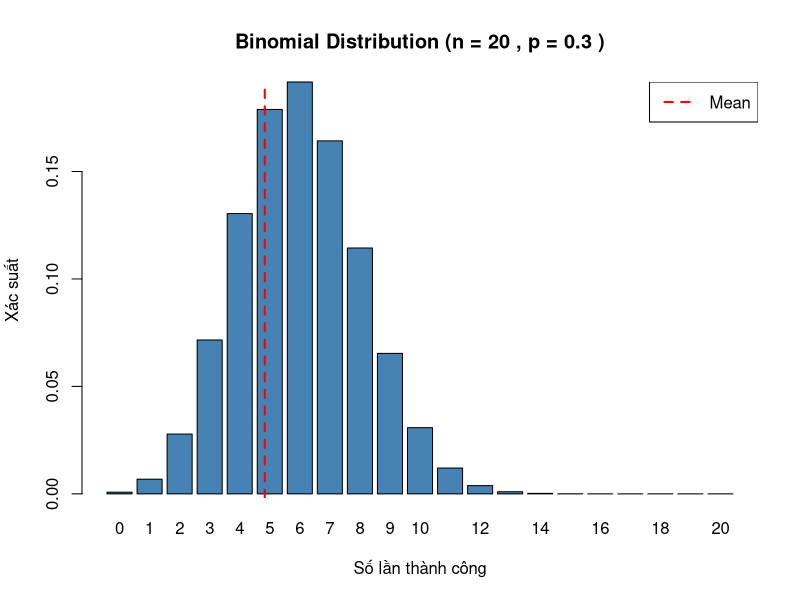
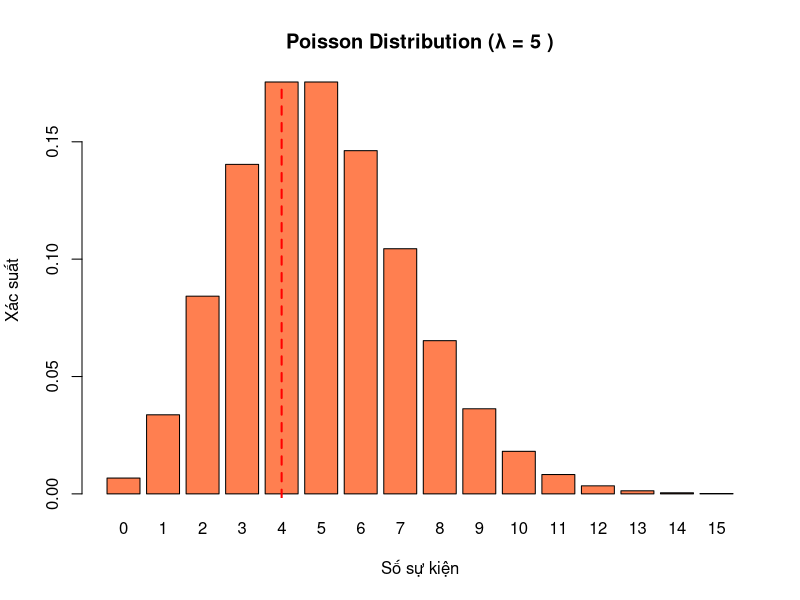
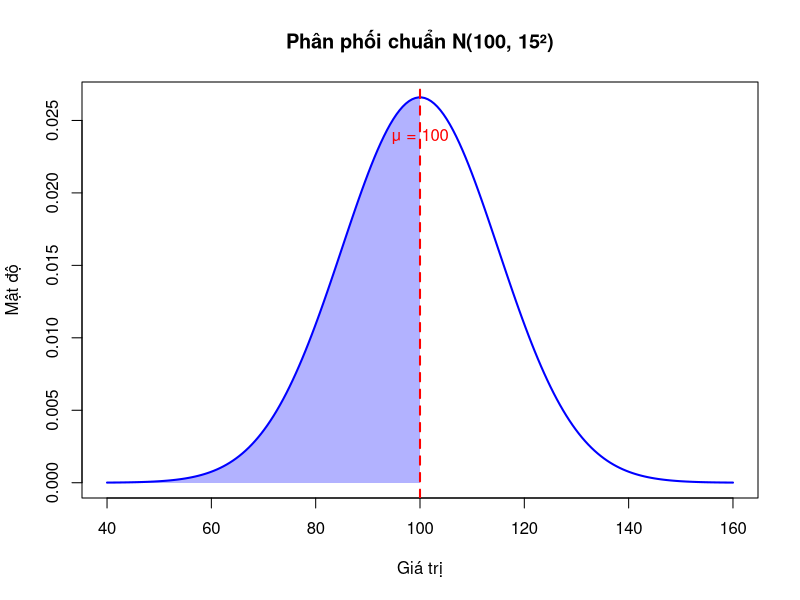
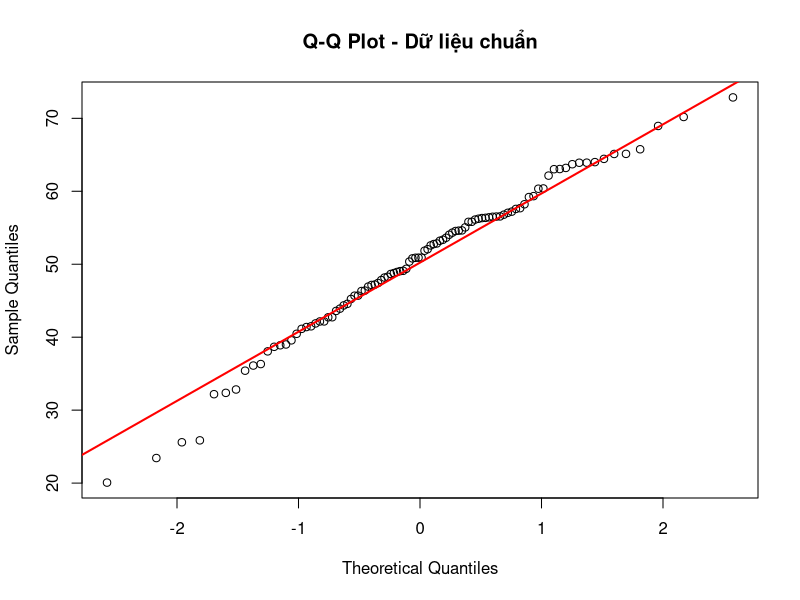
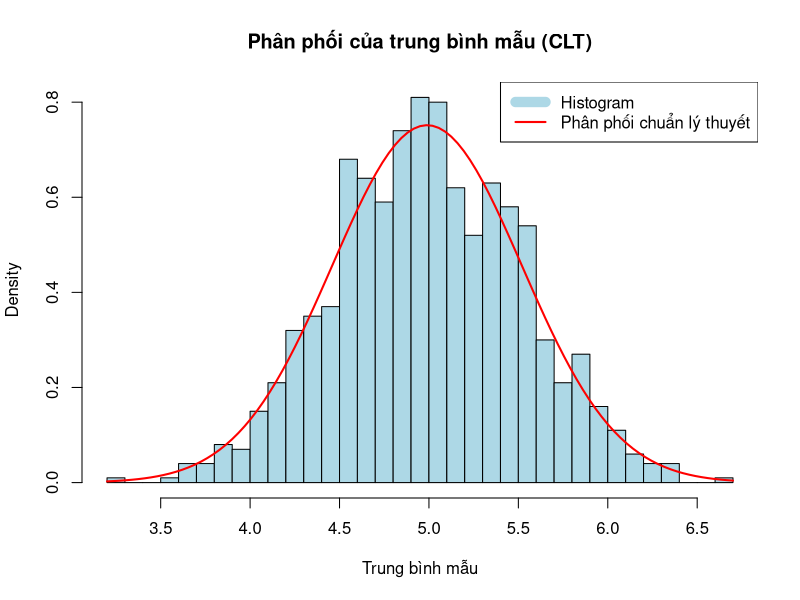
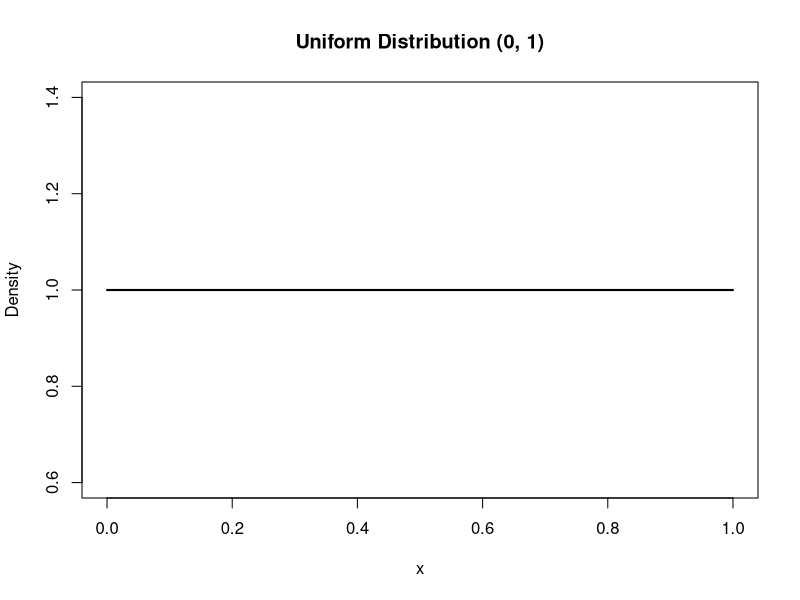
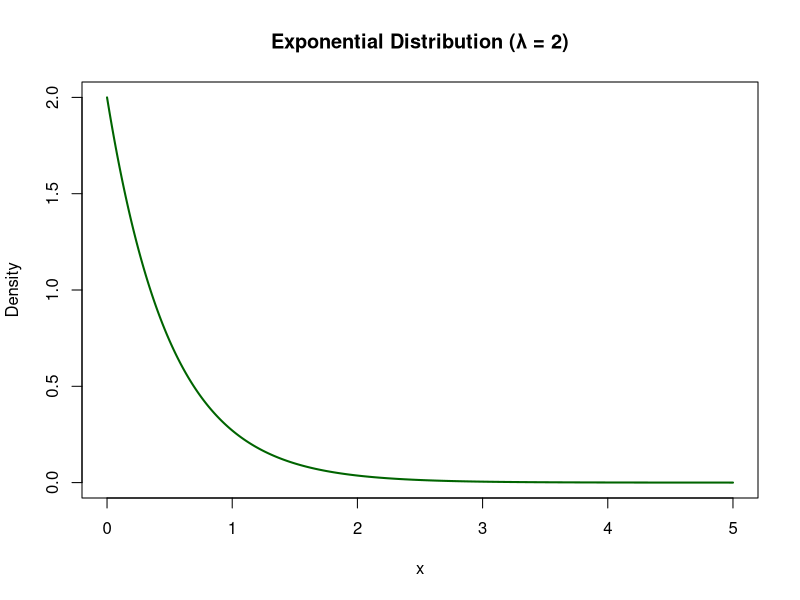
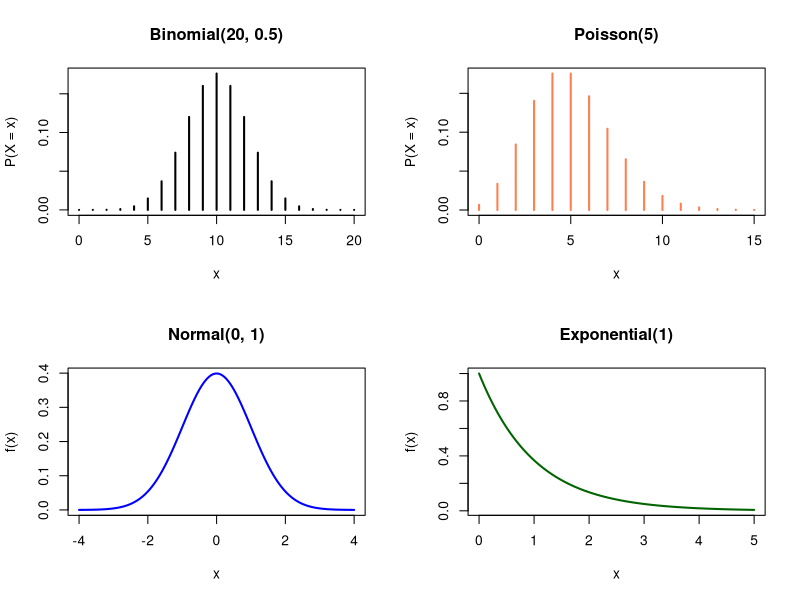

Reproduce these figures in R, in order.
# ==============================================================================
# BÀI 12: PHÂN PHỐI XÁC SUẤT
# ==============================================================================
# Mục tiêu học tập:
# - Hiểu khái niệm biến ngẫu nhiên và phân phối xác suất
# - Phân biệt biến ngẫu nhiên rời rạc và liên tục
# - Nắm vững các phân phối xác suất quan trọng (Binomial, Poisson, Normal)
# - Tính xác suất bằng các hàm phân phối trong R
# - Hiểu và áp dụng phân phối chuẩn (Normal Distribution)
# - Sử dụng Z-score và bảng Z
# - Áp dụng phân phối xác suất vào bài toán thực tế
# ==============================================================================

# ------------------------------------------------------------------------------
# 12.1 Biến ngẫu nhiên
# ------------------------------------------------------------------------------

# 12.1.1 Biến ngẫu nhiên là gì?
#
# Biến ngẫu nhiên (Random Variable) là một biến có giá trị được xác định 
# bởi KẾT QUẢ của một SỰ KIỆN NGẪU NHIÊN.
#
# Ký hiệu: Thường dùng chữ in hoa X, Y, Z
#
# Ví dụ:
# - X = Số chấm khi tung xúc xắc (X có thể = 1, 2, 3, 4, 5, 6)
# - Y = Chiều cao của sinh viên (Y có thể = 165cm, 170cm, ...)
# - Z = Số cuộc gọi đến tổng đài trong 1 giờ

# 12.1.2 Phân loại biến ngẫu nhiên

# 1. Biến ngẫu nhiên rời rạc (Discrete Random Variable)
# - Nhận SỐ HỮU HẠN hoặc ĐẾM ĐƯỢC các giá trị
# - Thường là SỐ ĐẾM

# Ví dụ: Tung xúc xắc 10 lần
set.seed(42)
dice_rolls <- sample(1:6, 10, replace = TRUE)
cat("Kết quả tung xúc xắc:", dice_rolls, "\n")
cat("Các giá trị khác nhau:", unique(dice_rolls), "\n")

# 2. Biến ngẫu nhiên liên tục (Continuous Random Variable)
# - Nhận VÔ SỐ giá trị trong một khoảng
# - Thường là PHÉP ĐO

# Ví dụ: Chiều cao ngẫu nhiên
set.seed(42)
heights <- rnorm(10, mean = 170, sd = 5)
cat("Chiều cao (cm):", round(heights, 2), "\n")

# 12.1.3 Hàm phân phối xác suất
#
# - Hàm khối xác suất (PMF) - cho biến rời rạc
#   P(X = x): Xác suất X nhận giá trị x
#   Tổng tất cả xác suất = 1
#
# - Hàm mật độ xác suất (PDF) - cho biến liên tục
#   f(x): Mật độ xác suất tại x
#   Diện tích dưới đường cong = 1
#
# - Hàm phân phối tích lũy (CDF)
#   F(x) = P(X ≤ x): Xác suất X nhỏ hơn hoặc bằng x

# ------------------------------------------------------------------------------
# 12.2 Phân phối Binomial (Nhị thức)
# ------------------------------------------------------------------------------

# 12.2.1 Định nghĩa
#
# Phân phối Binomial mô tả số lần THÀNH CÔNG trong N LẦN THỬ ĐỘC LẬP, 
# mỗi lần có xác suất thành công là P.
#
# Điều kiện áp dụng:
# 1. Có N LẦN THỬ độc lập
# 2. Mỗi lần chỉ có 2 KẾT QUẢ: thành công hoặc thất bại
# 3. Xác suất thành công P GIỐNG NHAU ở mỗi lần
#
# Ký hiệu: X ~ B(n, p)
# - n: số lần thử
# - p: xác suất thành công
#
# Công thức:
# P(X = k) = C(n,k) × p^k × (1-p)^(n-k)

# 12.2.2 Ví dụ cơ bản

# Ví dụ 1: Tung đồng xu 10 lần, xác suất ra mặt ngửa = 0.5
n <- 10
p <- 0.5
k <- 5

# Xác suất có đúng 5 lần ngửa
prob <- dbinom(k, size = n, prob = p)
cat("P(X = 5) =", round(prob, 4), "\n")
# 0.2461

# Ví dụ 2: Bắn cung 20 lần, xác suất trúng đích = 0.7
cat("\n=== VÍ DỤ BẮN CUNG ===\n")

# Xác suất trúng đích đúng 15 lần
prob_15 <- dbinom(15, size = 20, prob = 0.7)
cat("P(X = 15) =", round(prob_15, 4), "\n")

# Xác suất trúng ít nhất 15 lần
prob_at_least_15 <- sum(dbinom(15:20, size = 20, prob = 0.7))
cat("P(X ≥ 15) =", round(prob_at_least_15, 4), "\n")

# 12.2.3 Các hàm trong R
#
# R có 4 hàm cho phân phối Binomial:
#
# 1. dbinom(x, size, prob) - Hàm khối xác suất (PMF)
#    Tính P(X = x)
#
# 2. pbinom(q, size, prob) - Hàm phân phối tích lũy (CDF)
#    Tính P(X ≤ q)
#
# 3. qbinom(p, size, prob) - Hàm phân vị (Quantile)
#    Tìm x sao cho P(X ≤ x) = p
#
# 4. rbinom(n, size, prob) - Sinh số ngẫu nhiên
#    Sinh n số ngẫu nhiên từ phân phối Binomial

n <- 10
p <- 0.5

cat("\n=== CÁC HÀM BINOMIAL ===\n\n")

# 1. dbinom - P(X = k)
cat("1. P(X = 5) =", dbinom(5, n, p), "\n")

# 2. pbinom - P(X ≤ k)
cat("2. P(X ≤ 5) =", pbinom(5, n, p), "\n")

# 3. qbinom - Tìm k sao cho P(X ≤ k) = 0.5
cat("3. Median =", qbinom(0.5, n, p), "\n")

# 4. rbinom - Sinh 10 số ngẫu nhiên
set.seed(42)
random_values <- rbinom(10, size = n, prob = p)
cat("4. Random:", random_values, "\n")

# 12.2.4 Mean và Variance của Binomial
#
# Kỳ vọng (Mean):
# E(X) = n × p
#
# Phương sai (Variance):
# Var(X) = n × p × (1 - p)

n <- 100
p <- 0.3

mean_val <- n * p
var_val <- n * p * (1 - p)
sd_val <- sqrt(var_val)

cat("\n=== MEAN VÀ VARIANCE ===\n")
cat("Mean:", mean_val, "\n")         # 30
cat("Variance:", var_val, "\n")      # 21
cat("SD:", round(sd_val, 2), "\n")   # 4.58

# 12.2.5 Ví dụ thực tế
#
# Ví dụ: Một công ty có tỷ lệ sản phẩm lỗi là 5%. Kiểm tra 50 sản phẩm.

cat("\n=== VÍ DỤ THỰC TẾ: SẢN PHẨM LỖI ===\n")

n <- 50
p <- 0.05

# a) Xác suất có đúng 3 sản phẩm lỗi?
prob_3 <- dbinom(3, n, p)
cat("a) P(X = 3) =", round(prob_3, 4), "\n")

# b) Xác suất có nhiều hơn 5 sản phẩm lỗi?
prob_more_5 <- 1 - pbinom(5, n, p)
cat("b) P(X > 5) =", round(prob_more_5, 4), "\n")

# c) Số sản phẩm lỗi kỳ vọng?
expected <- n * p
cat("c) Kỳ vọng:", expected, "sản phẩm\n")

# 12.2.6 Vẽ biểu đồ Binomial

n <- 20
p <- 0.3

# Tạo dữ liệu
x <- 0:n
pmf <- dbinom(x, n, p)

# Vẽ biểu đồ
barplot(pmf, names.arg = x,
        main = paste("Binomial Distribution (n =", n, ", p =", p, ")"),
        xlab = "Số lần thành công",
        ylab = "Xác suất",
        col = "steelblue")

# Thêm đường trung bình
abline(v = n*p + 0.5, col = "red", lwd = 2, lty = 2)
legend("topright", legend = c("Mean"), col = "red", lty = 2, lwd = 2)

# ------------------------------------------------------------------------------
# 12.3 Phân phối Poisson
# ------------------------------------------------------------------------------

# 12.3.1 Định nghĩa
#
# Phân phối Poisson mô tả số lần một sự kiện xảy ra trong một 
# KHOẢNG THỜI GIAN/KHÔNG GIAN CỐ ĐỊNH.
#
# Điều kiện áp dụng:
# 1. Sự kiện xảy ra ĐỘC LẬP
# 2. Tỷ lệ trung bình (λ) KHÔNG ĐỔI
# 3. Hai sự kiện KHÔNG XẢY RA ĐỒNG THỜI
#
# Ký hiệu: X ~ Poisson(λ)
# - λ (lambda): Số sự kiện trung bình
#
# Công thức:
# P(X = k) = (e^(-λ) × λ^k) / k!

# 12.3.2 Ví dụ cơ bản
#
# Ví dụ: Số cuộc gọi đến tổng đài trung bình 3 cuộc/phút

cat("\n=== PHÂN PHỐI POISSON ===\n")

lambda <- 3

# Xác suất có đúng 5 cuộc gọi
prob_5 <- dpois(5, lambda)
cat("P(X = 5) =", round(prob_5, 4), "\n")

# Xác suất có nhiều hơn 5 cuộc gọi
prob_more_5 <- 1 - ppois(5, lambda)
cat("P(X > 5) =", round(prob_more_5, 4), "\n")

# 12.3.3 Các hàm trong R
#
# 1. dpois(x, lambda) - Hàm khối xác suất
#    Tính P(X = x)
#
# 2. ppois(q, lambda) - Hàm phân phối tích lũy
#    Tính P(X ≤ q)
#
# 3. qpois(p, lambda) - Hàm phân vị
#    Tìm x sao cho P(X ≤ x) = p
#
# 4. rpois(n, lambda) - Sinh số ngẫu nhiên

lambda <- 4

cat("\n=== CÁC HÀM POISSON ===\n\n")

# 1. dpois
cat("1. P(X = 4) =", dpois(4, lambda), "\n")

# 2. ppois
cat("2. P(X ≤ 4) =", ppois(4, lambda), "\n")

# 3. qpois
cat("3. Median =", qpois(0.5, lambda), "\n")

# 4. rpois
set.seed(42)
random_values <- rpois(10, lambda)
cat("4. Random:", random_values, "\n")

# 12.3.4 Mean và Variance của Poisson
#
# Đặc điểm quan trọng: Mean = Variance = λ

lambda <- 5

cat("\n=== MEAN VÀ VARIANCE ===\n")
cat("Mean:", lambda, "\n")
cat("Variance:", lambda, "\n")
cat("SD:", sqrt(lambda), "\n")

# 12.3.5 Ví dụ thực tế
#
# Ví dụ: Một trang web nhận trung bình 100 lượt truy cập/giờ.

cat("\n=== VÍ DỤ THỰC TẾ: TRUY CẬP WEBSITE ===\n")

lambda <- 100

# a) Xác suất có đúng 90 lượt trong 1 giờ?
prob_90 <- dpois(90, lambda)
cat("a) P(X = 90) =", round(prob_90, 4), "\n")

# b) Xác suất có ít hơn 80 lượt?
prob_less_80 <- ppois(79, lambda)
cat("b) P(X < 80) =", round(prob_less_80, 4), "\n")

# c) Xác suất có từ 90 đến 110 lượt?
prob_90_110 <- ppois(110, lambda) - ppois(89, lambda)
cat("c) P(90 ≤ X ≤ 110) =", round(prob_90_110, 4), "\n")

# 12.3.6 Vẽ biểu đồ Poisson

lambda <- 5

# Tạo dữ liệu
x <- 0:15
pmf <- dpois(x, lambda)

# Vẽ biểu đồ
barplot(pmf, names.arg = x,
        main = paste("Poisson Distribution (λ =", lambda, ")"),
        xlab = "Số sự kiện",
        ylab = "Xác suất",
        col = "coral")

# Thêm đường trung bình
abline(v = lambda + 0.5, col = "red", lwd = 2, lty = 2)

# ------------------------------------------------------------------------------
# 12.4 Phân phối Chuẩn (Normal Distribution)
# ------------------------------------------------------------------------------

# 12.4.1 Định nghĩa
#
# Phân phối chuẩn (hay phân phối Gauss) là phân phối liên tục 
# quan trọng nhất trong thống kê.
#
# Ký hiệu: X ~ N(μ, σ²)
# - μ (mu): Trung bình
# - σ² (sigma²): Phương sai
# - σ: Độ lệch chuẩn
#
# Đặc điểm:
# 1. Hình dạng CHUÔNG (bell-shaped)
# 2. ĐỐI XỨNG qua μ
# 3. Mean = Median = Mode = μ
# 4. Diện tích dưới đường cong = 1

# 12.4.2 Phân phối chuẩn chuẩn hóa
#
# Phân phối chuẩn chuẩn hóa: Z ~ N(0, 1)
# - Mean = 0
# - SD = 1
#
# Công thức chuyển đổi (Z-score):
# Z = (X - μ) / σ
#
# Z-score cho biết X cách trung bình bao nhiêu độ lệch chuẩn.

cat("\n=== PHÂN PHỐI CHUẨN ===\n")

# Ví dụ: IQ có mean = 100, SD = 15
# IQ = 130 tương ứng Z-score bao nhiêu?

x <- 130
mu <- 100
sigma <- 15

z <- (x - mu) / sigma
cat("Z-score của IQ 130:", z, "\n")  # 2

cat("Giải thích: IQ 130 cao hơn trung bình 2 độ lệch chuẩn\n")

# 12.4.3 Các hàm trong R
#
# 1. dnorm(x, mean, sd) - Hàm mật độ xác suất (PDF)
#    Tính mật độ tại x
#
# 2. pnorm(q, mean, sd) - Hàm phân phối tích lũy (CDF)
#    Tính P(X ≤ q)
#
# 3. qnorm(p, mean, sd) - Hàm phân vị
#    Tìm x sao cho P(X ≤ x) = p
#
# 4. rnorm(n, mean, sd) - Sinh số ngẫu nhiên

mu <- 100
sigma <- 15

cat("\n=== CÁC HÀM NORMAL ===\n\n")

# 1. dnorm - Mật độ
cat("1. Mật độ tại x=100:", dnorm(100, mu, sigma), "\n")

# 2. pnorm - P(X ≤ x)
cat("2. P(X ≤ 100) =", pnorm(100, mu, sigma), "\n")  # 0.5

# 3. qnorm - Tìm x
cat("3. Giá trị tại 95%:", qnorm(0.95, mu, sigma), "\n")

# 4. rnorm - Sinh số ngẫu nhiên
set.seed(42)
random_values <- rnorm(5, mu, sigma)
cat("4. Random:", round(random_values, 2), "\n")

# 12.4.4 Quy tắc 68-95-99.7
#
# Trong phân phối chuẩn:
# - 68% dữ liệu nằm trong μ ± 1σ
# - 95% dữ liệu nằm trong μ ± 2σ
# - 99.7% dữ liệu nằm trong μ ± 3σ

mu <- 100
sigma <- 15

cat("\n=== QUY TẮC 68-95-99.7 ===\n")

# Tính xác suất trong các khoảng
prob_1sd <- pnorm(mu + sigma, mu, sigma) - pnorm(mu - sigma, mu, sigma)
prob_2sd <- pnorm(mu + 2*sigma, mu, sigma) - pnorm(mu - 2*sigma, mu, sigma)
prob_3sd <- pnorm(mu + 3*sigma, mu, sigma) - pnorm(mu - 3*sigma, mu, sigma)

cat("P(μ ± 1σ) =", round(prob_1sd, 4), "\n")  # 0.6827
cat("P(μ ± 2σ) =", round(prob_2sd, 4), "\n")  # 0.9545
cat("P(μ ± 3σ) =", round(prob_3sd, 4), "\n")  # 0.9973

# 12.4.5 Ví dụ tính xác suất
#
# Ví dụ: Điểm thi có phân phối chuẩn với μ = 70, σ = 10

cat("\n=== VÍ DỤ: ĐIỂM THI ===\n")

mu <- 70
sigma <- 10

# a) Xác suất sinh viên đạt trên 80 điểm?
# P(X > 80)
prob_above_80 <- 1 - pnorm(80, mu, sigma)
cat("a) P(X > 80) =", round(prob_above_80, 4), "\n")

# b) Xác suất đạt từ 60-80 điểm?
# P(60 ≤ X ≤ 80)
prob_60_80 <- pnorm(80, mu, sigma) - pnorm(60, mu, sigma)
cat("b) P(60 ≤ X ≤ 80) =", round(prob_60_80, 4), "\n")

# c) Điểm tối thiểu để vào top 10%?
# Tìm x sao cho P(X ≥ x) = 0.1
# Tức P(X ≤ x) = 0.9
cutoff <- qnorm(0.9, mu, sigma)
cat("c) Điểm tối thiểu:", round(cutoff, 2), "\n")

# 12.4.6 Sử dụng Z-score

cat("\n=== SỬ DỤNG Z-SCORE ===\n")

# Ví dụ: IQ ~ N(100, 15²)
mu <- 100
sigma <- 15

# Câu hỏi: Xác suất IQ > 130?

# Cách 1: Dùng trực tiếp
prob1 <- 1 - pnorm(130, mu, sigma)

# Cách 2: Chuyển sang Z-score
z <- (130 - mu) / sigma
prob2 <- 1 - pnorm(z, 0, 1)

cat("Cách 1:", round(prob1, 4), "\n")
cat("Cách 2:", round(prob2, 4), "\n")
cat("Hai cách cho kết quả giống nhau!\n")

# 12.4.7 Vẽ đường cong chuẩn

mu <- 100
sigma <- 15

# Tạo dữ liệu
x <- seq(mu - 4*sigma, mu + 4*sigma, length.out = 200)
y <- dnorm(x, mu, sigma)

# Vẽ đường cong
plot(x, y, type = "l", lwd = 2, col = "blue",
     main = "Phân phối chuẩn N(100, 15²)",
     xlab = "Giá trị",
     ylab = "Mật độ")

# Tô màu vùng dưới đường cong (ví dụ: P(X ≤ 100))
x_shade <- seq(mu - 4*sigma, mu, length.out = 100)
y_shade <- dnorm(x_shade, mu, sigma)
polygon(c(x_shade, rev(x_shade)), c(y_shade, rep(0, length(y_shade))),
        col = rgb(0, 0, 1, 0.3), border = NA)

# Thêm đường mean
abline(v = mu, col = "red", lwd = 2, lty = 2)
text(mu, max(y)*0.9, "μ = 100", col = "red")

# 12.4.8 Kiểm tra tính chuẩn (Normality Test)
#
# Q-Q Plot (Quantile-Quantile Plot) - Kiểm tra trực quan

cat("\n=== KIỂM TRA TÍNH CHUẨN ===\n")

# Tạo dữ liệu chuẩn
set.seed(42)
data_normal <- rnorm(100, 50, 10)

# Q-Q plot
qqnorm(data_normal, main = "Q-Q Plot - Dữ liệu chuẩn")
qqline(data_normal, col = "red", lwd = 2)

cat("Nếu các điểm nằm gần đường thẳng → dữ liệu có phân phối chuẩn\n")

# Shapiro-Wilk Test - Kiểm tra thống kê
#
# H0: Dữ liệu có phân phối chuẩn
# H1: Dữ liệu không có phân phối chuẩn

# Test với dữ liệu chuẩn
test_result <- shapiro.test(data_normal)
cat("\nShapiro-Wilk Test:\n")
cat("P-value:", test_result$p.value, "\n")

# Nếu p-value > 0.05 → Không bác bỏ H0 → Dữ liệu có phân phối chuẩn
if (test_result$p.value > 0.05) {
  cat("Kết luận: Dữ liệu có phân phối chuẩn\n")
} else {
  cat("Kết luận: Dữ liệu KHÔNG có phân phối chuẩn\n")
}

# ------------------------------------------------------------------------------
# 12.5 Định lý giới hạn trung tâm (Central Limit Theorem)
# ------------------------------------------------------------------------------

# 12.5.1 Định lý
#
# Định lý giới hạn trung tâm (CLT) phát biểu:
#
# Khi lấy mẫu đủ lớn (n ≥ 30) từ một tổng thể BẤT KỲ, 
# phân phối của TRUNG BÌNH MẪU sẽ tiến đến phân phối chuẩn.
#
# X̄ ~ N(μ, σ²/n)
#
# Trong đó:
# - μ: Trung bình tổng thể
# - σ²: Phương sai tổng thể
# - n: Kích thước mẫu

# 12.5.2 Minh họa CLT

cat("\n=== ĐỊNH LÝ GIỚI HẠN TRUNG TÂM ===\n")

# Minh họa CLT với phân phối đều (không chuẩn)
set.seed(42)

n_samples <- 1000
sample_size <- 30

# Tạo phân phối gốc (đều từ 0-10)
population <- runif(10000, 0, 10)

# Lấy mẫu và tính trung bình
sample_means <- replicate(n_samples, {
  sample_data <- sample(population, sample_size)
  mean(sample_data)
})

# Vẽ histogram của trung bình mẫu
hist(sample_means, breaks = 30,
     main = "Phân phối của trung bình mẫu (CLT)",
     xlab = "Trung bình mẫu",
     col = "lightblue",
     probability = TRUE)

# Thêm đường cong chuẩn
curve(dnorm(x, mean = mean(population), sd = sd(population)/sqrt(sample_size)),
      add = TRUE, col = "red", lwd = 2)

legend("topright", 
       legend = c("Histogram", "Phân phối chuẩn lý thuyết"),
       col = c("lightblue", "red"),
       lwd = c(10, 2))

cat("Phân phối gốc: Đều (không chuẩn)\n")
cat("Phân phối trung bình mẫu: Gần chuẩn!\n")

# 12.5.3 Ứng dụng CLT
#
# Ví dụ: Chiều cao sinh viên có μ = 165cm, σ = 8cm. Lấy mẫu 40 sinh viên.
# Xác suất trung bình mẫu > 167cm?

cat("\n=== ỨNG DỤNG CLT ===\n")

mu <- 165
sigma <- 8
n <- 40

# Theo CLT: X̄ ~ N(165, 8²/40)
mu_xbar <- mu
sigma_xbar <- sigma / sqrt(n)

cat("Trung bình mẫu ~ N(", mu_xbar, ",", round(sigma_xbar^2, 2), ")\n")

# P(X̄ > 167)
prob <- 1 - pnorm(167, mu_xbar, sigma_xbar)
cat("P(X̄ > 167) =", round(prob, 4), "\n")

# ------------------------------------------------------------------------------
# 12.6 Các phân phối khác
# ------------------------------------------------------------------------------

# 12.6.1 Phân phối Uniform (Đều)
#
# Mọi giá trị trong khoảng [a, b] có XÁC SUẤT NHƯ NHAU.

cat("\n=== PHÂN PHỐI UNIFORM ===\n")

# Uniform(0, 1)
x <- seq(0, 1, 0.01)
plot(x, dunif(x, 0, 1), type = "l",
     main = "Uniform Distribution (0, 1)",
     ylab = "Density",
     lwd = 2)

# Sinh số ngẫu nhiên
set.seed(42)
random_uniform <- runif(10, 0, 1)
cat("Random:", round(random_uniform, 3), "\n")

# 12.6.2 Phân phối Exponential (Mũ)
#
# Mô tả THỜI GIAN CHỜ giữa các sự kiện trong Poisson.

cat("\n=== PHÂN PHỐI EXPONENTIAL ===\n")

# Exponential(lambda = 2)
lambda <- 2

x <- seq(0, 5, 0.01)
plot(x, dexp(x, lambda), type = "l",
     main = "Exponential Distribution (λ = 2)",
     ylab = "Density",
     lwd = 2,
     col = "darkgreen")

# Ví dụ: Thời gian chờ bus
# Trung bình 10 phút = 1/lambda
mean_wait <- 1/lambda
cat("Thời gian chờ TB:", mean_wait, "đơn vị\n")

# ------------------------------------------------------------------------------
# 12.7 Tổng hợp và so sánh
# ------------------------------------------------------------------------------

# 12.7.1 Bảng so sánh các phân phối
#
# | Phân phối    | Loại      | Tham số | Ứng dụng              | Hàm R      |
# |--------------|-----------|---------|------------------------|------------|
# | Binomial     | Rời rạc   | n, p    | Số lần thành công     | dbinom()   |
# | Poisson      | Rời rạc   | λ       | Số sự kiện/thời gian  | dpois()    |
# | Normal       | Liên tục  | μ, σ    | Nhiều hiện tượng      | dnorm()    |
# | Uniform      | Liên tục  | a, b    | Số ngẫu nhiên         | dunif()    |
# | Exponential  | Liên tục  | λ       | Thời gian chờ         | dexp()     |

# 12.7.2 So sánh trực quan

cat("\n=== SO SÁNH CÁC PHÂN PHỐI ===\n")

# Thiết lập layout
par(mfrow = c(2, 2))

# 1. Binomial
x <- 0:20
plot(x, dbinom(x, 20, 0.5), type = "h", lwd = 2,
     main = "Binomial(20, 0.5)",
     xlab = "x", ylab = "P(X = x)")

# 2. Poisson
x <- 0:15
plot(x, dpois(x, 5), type = "h", lwd = 2, col = "coral",
     main = "Poisson(5)",
     xlab = "x", ylab = "P(X = x)")

# 3. Normal
x <- seq(-4, 4, 0.01)
plot(x, dnorm(x, 0, 1), type = "l", lwd = 2, col = "blue",
     main = "Normal(0, 1)",
     xlab = "x", ylab = "f(x)")

# 4. Exponential
x <- seq(0, 5, 0.01)
plot(x, dexp(x, 1), type = "l", lwd = 2, col = "darkgreen",
     main = "Exponential(1)",
     xlab = "x", ylab = "f(x)")

# Reset layout
par(mfrow = c(1, 1))

# ==============================================================================
# BÀI TẬP THỰC HÀNH
# ==============================================================================

cat("\n", rep("=", 70), "\n", sep = "")
cat("BÀI TẬP THỰC HÀNH\n")
cat(rep("=", 70), "\n", sep = "")

# ------------------------------------------------------------------------------
# Bài tập 1: Binomial
# ------------------------------------------------------------------------------

cat("\nBÀI TẬP 1: BINOMIAL\n")
cat("Một học sinh làm bài trắc nghiệm 20 câu, mỗi câu 4 đáp án.\n")
cat("Học sinh đoán ngẫu nhiên.\n\n")

cat("1. Xác suất trả lời đúng 5 câu?\n")
cat("2. Xác suất trả lời đúng ít nhất 10 câu?\n")
cat("3. Số câu đúng kỳ vọng?\n")

# Gợi ý:
# n <- 20
# p <- 0.25  # 1/4
# dbinom(5, n, p)
# 1 - pbinom(9, n, p)
# n * p

# ------------------------------------------------------------------------------
# Bài tập 2: Poisson
# ------------------------------------------------------------------------------

cat("\nBÀI TẬP 2: POISSON\n")
cat("Một cửa hàng nhận trung bình 12 khách hàng/giờ.\n\n")

cat("1. Xác suất có đúng 10 khách trong 1 giờ?\n")
cat("2. Xác suất có nhiều hơn 15 khách?\n")
cat("3. Xác suất có từ 10-15 khách?\n")

# ------------------------------------------------------------------------------
# Bài tập 3: Normal
# ------------------------------------------------------------------------------

cat("\nBÀI TẬP 3: NORMAL\n")
cat("Điểm thi có phân phối N(75, 10²).\n\n")

cat("1. Xác suất sinh viên đạt trên 85 điểm?\n")
cat("2. Xác suất đạt từ 65-85 điểm?\n")
cat("3. Điểm tối thiểu để vào top 20%?\n")
cat("4. Tính Z-score của điểm 90\n")

# ------------------------------------------------------------------------------
# Bài tập 4: CLT
# ------------------------------------------------------------------------------

cat("\nBÀI TẬP 4: CLT\n")
cat("Thời gian làm bài có μ = 45 phút, σ = 8 phút.\n")
cat("Lấy mẫu 36 sinh viên.\n\n")

cat("1. Xác suất trung bình thời gian > 47 phút?\n")
cat("2. Xác suất trung bình thời gian < 43 phút?\n")

# ==============================================================================
# CÂU HỎI ÔN TẬP
# ==============================================================================

cat("\n", rep("=", 70), "\n", sep = "")
cat("CÂU HỎI ÔN TẬP\n")
cat(rep("=", 70), "\n", sep = "")

cat("\n1. Phân biệt biến ngẫu nhiên rời rạc và liên tục?\n")
cat("2. Khi nào dùng Binomial? Khi nào dùng Poisson?\n")
cat("3. Giải thích quy tắc 68-95-99.7?\n")
cat("4. Z-score là gì? Cách tính?\n")
cat("5. Định lý giới hạn trung tâm nói gì?\n")
cat("6. Phân phối nào có Mean = Variance?\n")
cat("7. Tại sao phân phối chuẩn quan trọng?\n")

# ==============================================================================
# TÀI LIỆU THAM KHẢO
# ==============================================================================

cat("\n", rep("=", 70), "\n", sep = "")
cat("TÀI LIỆU THAM KHẢO\n")
cat(rep("=", 70), "\n", sep = "")

cat("\n1. R Documentation: ?dbinom, ?dpois, ?dnorm\n")
cat("2. Probability Distributions: https://www.stat.umn.edu/geyer/old/5101/rlook.html\n")
cat("3. Central Limit Theorem: Khan Academy\n")

# ==============================================================================
# TỔNG KẾT
# ==============================================================================

cat("\n", rep("=", 70), "\n", sep = "")
cat("TỔNG KẾT\n")
cat(rep("=", 70), "\n", sep = "")

cat("\nCông thức tổng hợp:\n\n")

cat("BINOMIAL:\n")
cat("- P(X = k) = C(n,k) × p^k × (1-p)^(n-k)\n")
cat("- E(X) = np, Var(X) = np(1-p)\n\n")

cat("POISSON:\n")
cat("- P(X = k) = (e^(-λ) × λ^k) / k!\n")
cat("- E(X) = Var(X) = λ\n\n")

cat("NORMAL:\n")
cat("- X ~ N(μ, σ²)\n")
cat("- Z = (X - μ) / σ\n")
cat("- Quy tắc 68-95-99.7\n\n")

cat("Hàm R quan trọng:\n")
cat("- d: Density/Mass (PDF/PMF)\n")
cat("- p: Probability (CDF)\n")
cat("- q: Quantile\n")
cat("- r: Random\n\n")

cat("Lưu ý:\n")
cat("✅ Binomial: n lần thử, 2 kết quả\n")
cat("✅ Poisson: Sự kiện hiếm, λ = mean\n")
cat("✅ Normal: Đối xứng, quy tắc 68-95-99.7\n")
cat("✅ CLT: n ≥ 30 → X̄ ~ Normal\n")
cat("✅ Z-score: Chuẩn hóa dữ liệu\n")

# Cập nhật: Tháng 3/2026
